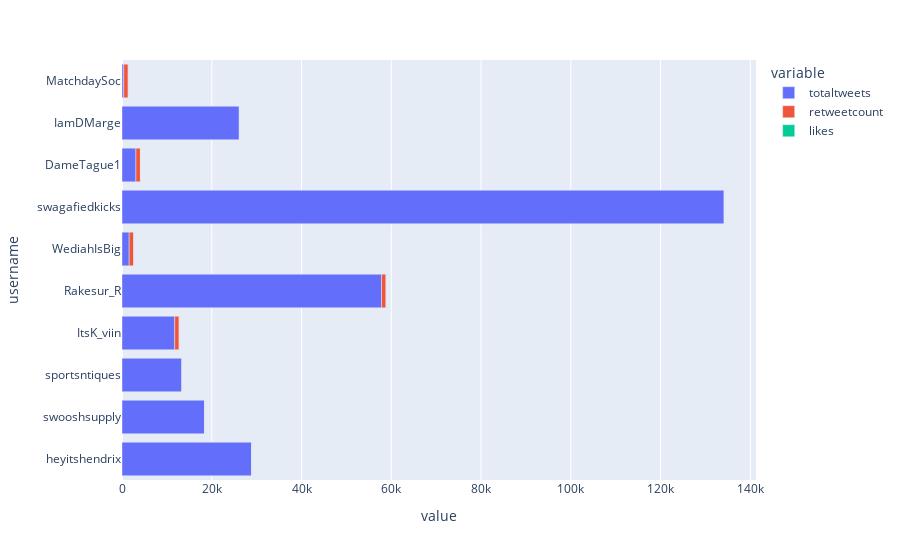
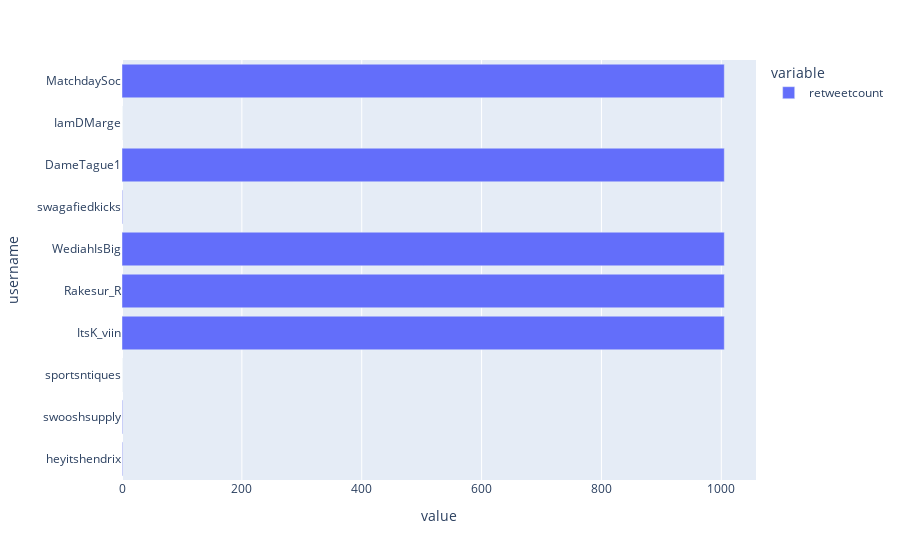

Here is the notebook cell these charts were saved with, in order:
### Code cell
#One Plot having all data at once
import plotly.express as px
fig = px.bar(data, x=['totaltweets','retweetcount','likes'], y='username')
fig.show()


#extra plot to see retweets only
import plotly.express as px
fig = px.bar(data, x=['retweetcount'], y='username')
fig.show()

### Figure 1 — Plotly figure (JSON) as saved in the notebook; plotly's stock layout.template omitted (floating-point values rounded to 4 significant figures)
{"data": [{"alignmentgroup": "True", "hovertemplate": "variable=totaltweets<br>value=%{x}<br>username=%{y}<extra></extra>", "legendgroup": "totaltweets", "marker": {"color": "#636efa", "pattern": {"shape": ""}}, "name": "totaltweets", "offsetgroup": "totaltweets", "orientation": "h", "showlegend": true, "textposition": "auto", "type": "bar", "x": [28898, 18420, 13363, 11746, 57836, 1602, 134200, 3105, 26159, 392], "xaxis": "x", "y": ["heyitshendrix", "swooshsupply", "sportsntiques", "ItsK_viin", "Rakesur_R", "WediahIsBig", "swagafiedkicks", "DameTague1", "IamDMarge", "MatchdaySoc"], "yaxis": "y"}, {"alignmentgroup": "True", "hovertemplate": "variable=retweetcount<br>value=%{x}<br>username=%{y}<extra></extra>", "legendgroup": "retweetcount", "marker": {"color": "#EF553B", "pattern": {"shape": ""}}, "name": "retweetcount", "offsetgroup": "retweetcount", "orientation": "h", "showlegend": true, "textposition": "auto", "type": "bar", "x": [1, 1, 0, 1005, 1005, 1005, 1, 1005, 0, 1005], "xaxis": "x", "y": ["heyitshendrix", "swooshsupply", "sportsntiques", "ItsK_viin", "Rakesur_R", "WediahIsBig", "swagafiedkicks", "DameTague1", "IamDMarge", "MatchdaySoc"], "yaxis": "y"}, {"alignmentgroup": "True", "hovertemplate": "variable=likes<br>value=%{x}<br>username=%{y}<extra></extra>", "legendgroup": "likes", "marker": {"color": "#00cc96", "pattern": {"shape": ""}}, "name": "likes", "offsetgroup": "likes", "orientation": "h", "showlegend": true, "textposition": "auto", "type": "bar", "x": [0, 1, 0, 0, 0, 0, 0, 0, 0, 0], "xaxis": "x", "y": ["heyitshendrix", "swooshsupply", "sportsntiques", "ItsK_viin", "Rakesur_R", "WediahIsBig", "swagafiedkicks", "DameTague1", "IamDMarge", "MatchdaySoc"], "yaxis": "y"}], "layout": {"barmode": "relative", "legend": {"title": {"text": "variable"}, "tracegroupgap": 0}, "margin": {"t": 60}, "xaxis": {"anchor": "y", "domain": [0, 1], "title": {"text": "value"}}, "yaxis": {"anchor": "x", "domain": [0, 1], "title": {"text": "username"}}}}

### Figure 2 — Plotly figure (JSON) as saved in the notebook; plotly's stock layout.template omitted (floating-point values rounded to 4 significant figures)
{"data": [{"alignmentgroup": "True", "hovertemplate": "variable=retweetcount<br>value=%{x}<br>username=%{y}<extra></extra>", "legendgroup": "retweetcount", "marker": {"color": "#636efa", "pattern": {"shape": ""}}, "name": "retweetcount", "offsetgroup": "retweetcount", "orientation": "h", "showlegend": true, "textposition": "auto", "type": "bar", "x": [1, 1, 0, 1005, 1005, 1005, 1, 1005, 0, 1005], "xaxis": "x", "y": ["heyitshendrix", "swooshsupply", "sportsntiques", "ItsK_viin", "Rakesur_R", "WediahIsBig", "swagafiedkicks", "DameTague1", "IamDMarge", "MatchdaySoc"], "yaxis": "y"}], "layout": {"barmode": "relative", "legend": {"title": {"text": "variable"}, "tracegroupgap": 0}, "margin": {"t": 60}, "xaxis": {"anchor": "y", "domain": [0, 1], "title": {"text": "value"}}, "yaxis": {"anchor": "x", "domain": [0, 1], "title": {"text": "username"}}}}
